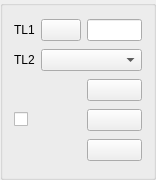
<ui version="4.0" >
 <class>DlgRef_1Sel1List1Check3Btn_QTD</class>
 <widget class="QWidget" name="DlgRef_1Sel1List1Check3Btn_QTD" >
  <property name="geometry" >
   <rect>
    <x>0</x>
    <y>0</y>
    <width>156</width>
    <height>180</height>
   </rect>
  </property>
  <property name="windowTitle" >
   <string/>
  </property>
  <layout class="QGridLayout" >
   <property name="leftMargin" >
    <number>0</number>
   </property>
   <property name="topMargin" >
    <number>0</number>
   </property>
   <property name="rightMargin" >
    <number>0</number>
   </property>
   <property name="bottomMargin" >
    <number>0</number>
   </property>
   <property name="horizontalSpacing" >
    <number>6</number>
   </property>
   <property name="verticalSpacing" >
    <number>6</number>
   </property>
   <item row="0" column="0" >
    <widget class="QGroupBox" name="GroupBox1" >
     <property name="sizePolicy" >
      <sizepolicy vsizetype="Expanding" hsizetype="Expanding" >
       <horstretch>0</horstretch>
       <verstretch>0</verstretch>
      </sizepolicy>
     </property>
     <property name="title" >
      <string/>
     </property>
     <layout class="QGridLayout" >
      <item row="0" column="0" >
       <widget class="QLabel" name="TextLabel1" >
        <property name="sizePolicy" >
         <sizepolicy vsizetype="Fixed" hsizetype="Fixed" >
          <horstretch>0</horstretch>
          <verstretch>0</verstretch>
         </sizepolicy>
        </property>
        <property name="text" >
         <string>TL1</string>
        </property>
        <property name="wordWrap" >
         <bool>false</bool>
        </property>
       </widget>
      </item>
      <item row="0" column="1" >
       <widget class="QPushButton" name="PushButton1" >
        <property name="sizePolicy" >
         <sizepolicy vsizetype="Fixed" hsizetype="Fixed" >
          <horstretch>0</horstretch>
          <verstretch>0</verstretch>
         </sizepolicy>
        </property>
        <property name="text" >
         <string/>
        </property>
       </widget>
      </item>
      <item row="0" column="2" >
       <widget class="QLineEdit" name="LineEdit1" />
      </item>
      <item row="1" column="0" >
       <widget class="QLabel" name="TextLabel2" >
        <property name="sizePolicy" >
         <sizepolicy>
          <hsizetype>0</hsizetype>
          <vsizetype>0</vsizetype>
          <horstretch>0</horstretch>
          <verstretch>0</verstretch>
         </sizepolicy>
        </property>
        <property name="text" >
         <string>TL2</string>
        </property>
        <property name="wordWrap" >
         <bool>false</bool>
        </property>
       </widget>
      </item>
      <item row="1" column="1" colspan="2" >
       <widget class="QComboBox" name="ComboBox1" >
        <property name="sizePolicy" >
         <sizepolicy>
          <hsizetype>7</hsizetype>
          <vsizetype>0</vsizetype>
          <horstretch>0</horstretch>
          <verstretch>0</verstretch>
         </sizepolicy>
        </property>
       </widget>
      </item>
      <item row="2" rowspan="3" column="0" colspan="2" >
       <widget class="QCheckBox" name="CheckButton1" >
        <property name="text" >
         <string/>
        </property>
       </widget>
      </item>
      <item row="2" column="2" >
       <widget class="QPushButton" name="PushButton2" >
        <property name="text" >
         <string/>
        </property>
       </widget>
      </item>
      <item row="3" column="2" >
       <widget class="QPushButton" name="PushButton3" >
        <property name="text" >
         <string/>
        </property>
       </widget>
      </item>
      <item row="4" column="2" >
       <widget class="QPushButton" name="PushButton4" >
        <property name="text" >
         <string/>
        </property>
       </widget>
      </item>
     </layout>
    </widget>
   </item>
  </layout>
 </widget>
 <layoutdefault spacing="6" margin="11" />
 <pixmapfunction>qPixmapFromMimeSource</pixmapfunction>
 <tabstops>
  <tabstop>PushButton1</tabstop>
  <tabstop>LineEdit1</tabstop>
  <tabstop>ComboBox1</tabstop>
  <tabstop>CheckButton1</tabstop>
  <tabstop>PushButton2</tabstop>
  <tabstop>PushButton3</tabstop>
  <tabstop>PushButton4</tabstop>
 </tabstops>
 <resources/>
 <connections/>
</ui>
